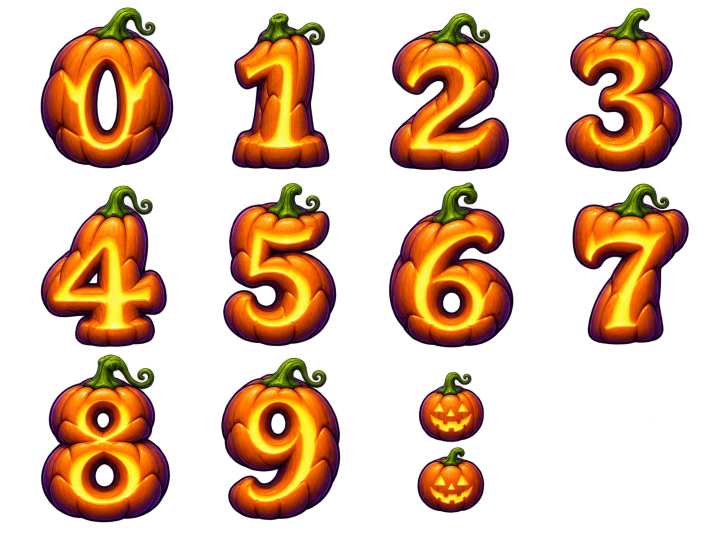
#> input picture Assets/PackSources/Halloween-atlas.png, 1448 x 1086 px (shown at 1/2 size)
$ python build_halloween.py --output out.png
#> lines starting #> are read from the running program, lines starting #| are printed output that depends on the picture; after the words box and inside, x2 and y2 are one past the last pixel; in counts of white or black regions, pixels touching at a corner belong together
from pathlib import Path
from PIL import Image, ImageFilter
import numpy as np
import math, plistlib, zipfile, shutil, json
import argparse
parser=argparse.ArgumentParser(description="Build the Halloween transparent APNG digit pack")
parser.add_argument('--atlas',type=Path,default=Path(__file__).with_name('Halloween-atlas.png'))
parser.add_argument('--output',type=Path,required=True)
parser.add_argument('--install',type=Path,help='Optional NextClock project directory')
args=parser.parse_args()
project=args.install
out=args.output.resolve();out.mkdir(parents=True,exist_ok=True)
source=args.atlas.resolve()
if source != out/'Halloween-atlas.png': shutil.copy2(source,out/'Halloween-atlas.png')
im=Image.open(source).convert('RGBA')
#> im is the input picture: PIL image 1448x1086 RGBA; mean R, G, B, A 60.1, 31, 7.9, 87.9
assert im.getchannel('A').getextrema()[0]==0, 'Expected transparent atlas'
folder=out/'Halloween'
for mode in ['static','animated']:(folder/mode).mkdir(parents=True,exist_ok=True)
animations={}
for index,name in enumerate(list('0123456789')+['colon']):
 col,row=index%4,index//4
 cell=im.crop((round(col*im.width/4),round(row*im.height/3),round((col+1)*im.width/4),round((row+1)*im.height/3)))
 mask=cell.getchannel('A').point(lambda x:255 if x>32 else 0)
 data=np.array(mask)>0
 seen=np.zeros(data.shape,dtype=bool);components=[]
 for yy,xx in zip(*np.where(data)):
  if seen[yy,xx]:continue
  stack=[(int(xx),int(yy))];seen[yy,xx]=True;pts=[]
  while stack:
   x,y=stack.pop();pts.append((x,y))
   for nx,ny in [(x-1,y),(x+1,y),(x,y-1),(x,y+1)]:
    if 0<=nx<data.shape[1] and 0<=ny<data.shape[0] and data[ny,nx] and not seen[ny,nx]:
     seen[ny,nx]=True;stack.append((nx,ny))
  if pts:components.append((len(pts),(min(x for x,y in pts),min(y for x,y in pts),max(x for x,y in pts)+1,max(y for x,y in pts)+1)))
 components.sort(reverse=True)
 boxes=[b for size,b in components[:2 if name=='colon' else 1]];assert boxes,name
 box=(max(0,min(b[0] for b in boxes)-2),max(0,min(b[1] for b in boxes)-2),min(cell.width,max(b[2] for b in boxes)+2),min(cell.height,max(b[3] for b in boxes)+2))
 cell=cell.crop(box)
 w,h=(80,224) if name=='colon' else (176,224)
 cell.thumbnail((64,190) if name=='colon' else (156,202),Image.Resampling.LANCZOS)
 base=Image.new('RGBA',(w,h));base.alpha_composite(cell,((w-cell.width)//2,(h-cell.height)//2))
 base.save(folder/'static'/f'{name}.png')
 pixels=np.array(cell,dtype=np.float32)
 # Animate warm carved areas while preserving dark contours, green stems and alpha.
 warm=np.clip((pixels[:,:,0]-pixels[:,:,2]-45)/140,0,1)*np.clip((pixels[:,:,1]-65)/130,0,1)
 frames=[]
 for frame in range(24):
  t=2*math.pi*frame/24
  glow=.10*math.sin(t)+.035*math.sin(3*t)
  arr=pixels.copy();arr[:,:,:3]*=(1+warm[:,:,None]*glow)
  sprite=Image.fromarray(np.uint8(np.clip(arr,0,255)))
  scale=1+.008*math.sin(t)
  sprite=sprite.resize((round(cell.width*scale),round(cell.height*scale)),Image.Resampling.LANCZOS)
  canvas=Image.new('RGBA',(w,h));canvas.alpha_composite(sprite,((w-sprite.width)//2,(h-sprite.height)//2+round(1.5*math.sin(t))))
  frames.append(canvas)
 frames[0].save(folder/'animated'/f'{name}.png',save_all=True,append_images=frames[1:],duration=100,loop=0,disposal=0,blend=0,optimize=False)
 animations[name]=frames
#> this loop made 11 passes
#> pass 1, `mask=cell.getchannel('A').point(lambda x:255 if x>32 else 0)`:
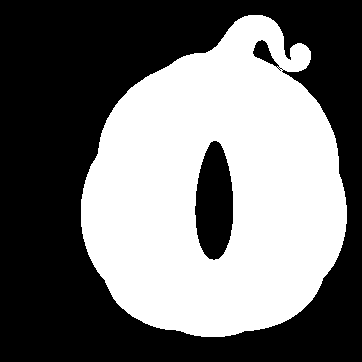
#> mask: PIL image 362x362 L; 45.1% white; 1 white region, box (x1, y1, x2, y2) and area: (81, 15, 347, 337) 59109
#> pass 1, `cell=cell.crop(box)`:
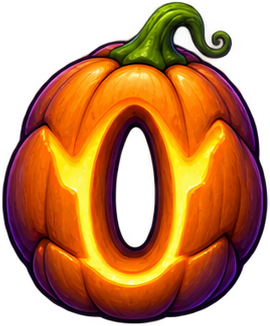
#> cell: PIL image 270x326 RGBA; mean R, G, B, A 112.4, 55.5, 14.6, 167.1; transparent parts drawn white
#> after the loop:
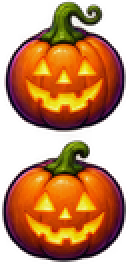
#> arr: shape (132, 64, 4) float32 (shown 2 times larger); mean R, G, B, A 105.9, 51.8, 12.5, 159.6; transparent parts drawn white
#> after the loop:
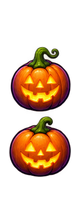
#> base: PIL image 80x224 RGBA; mean R, G, B, A 50.7, 25, 6, 75.3; transparent parts drawn white
#> after the loop:
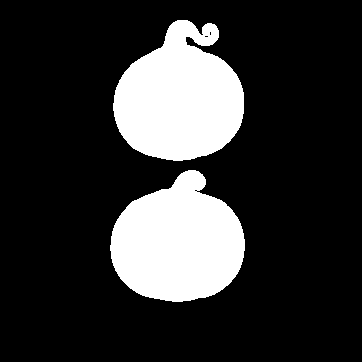
#> seen: shape (362, 362) bool; 19.7% white; 2 white regions, box (x1, y1, x2, y2) and area: (113, 20, 244, 161) 13027, (110, 170, 245, 302) 12746
#> after the loop, animations = 11 items
with open(folder/'Info.plist','wb') as f:plistlib.dump({'Name':'Halloween','Version':'1.0','FormatVersion':1,'Author':'RAtnik00'},f)
preview=[]
for i in range(24):
 canvas=Image.new('RGBA',(900,300),(24,16,33,255));x=65
 for glyph in ['2','3','colon','5','9']:
  canvas.alpha_composite(animations[glyph][i],(x,38));x+=animations[glyph][i].width-6
 preview.append(canvas)
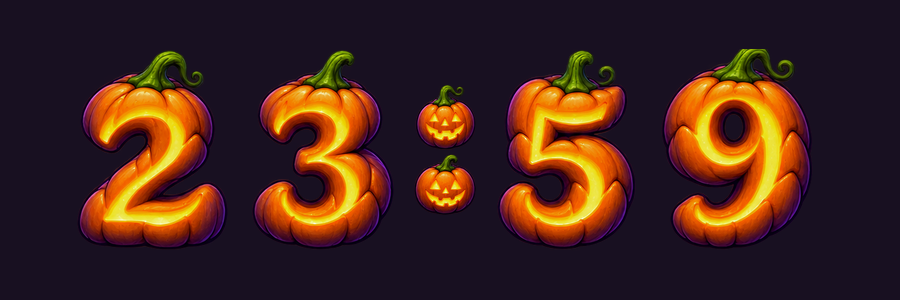
#> canvas: PIL image 900x300 RGBA; mean R, G, B, A 67.3, 37, 28.8, 255
#> after the loop, preview = 24 items
preview[0].save(out/'Halloween-live.png',save_all=True,append_images=preview[1:],duration=100,loop=0,disposal=0,blend=0)
preview[0].save(out/'Halloween-preview.png')
preview[0].convert('RGB').save(out/'Halloween-preview.gif',save_all=True,append_images=[x.convert('RGB') for x in preview[1:]],duration=100,loop=0)
with zipfile.ZipFile(out/'Halloween.nextclock','w',zipfile.ZIP_DEFLATED) as z:
 for p in sorted(folder.rglob('*')):
  if p.is_file():z.write(p,Path('Halloween')/p.relative_to(folder))
for mode in ['static','animated']:
 for name in animations:
  with Image.open(folder/mode/f'{name}.png') as a:
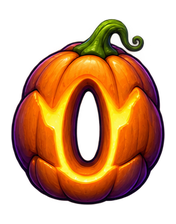
#> a: PIL image 176x224 RGBA; mean R, G, B, A 82.8, 40.9, 10.8, 124.3; transparent parts drawn white
   assert a.mode=='RGBA'
   assert a.getchannel('A').getextrema()[0]==0
   if mode=='animated':
    assert a.n_frames==24
    assert a.info.get('loop')==0
    for f in range(a.n_frames):a.seek(f);assert a.info['duration']==100
assert all(any(not np.array_equal(np.array(frames[0]),np.array(f)) for f in frames[1:]) for frames in animations.values())
if project:
 shutil.copytree(folder,project/'layout/Library/Application Support/NextClock/Packs/Halloween',dirs_exist_ok=True)
(out/'generation-prompt.txt').write_text('Built-in image_gen; transparent 4x3 atlas; chunky orange carved pumpkin numerals 0–9, two jack-o-lantern colon, green stems, dark plum contours, golden glowing grooves; hand-painted cartoon 2.5D game sprites; no background or labels.\nAnimation: 24 seamless 100 ms frames, warm-light flicker and gentle bob, alpha preserved.\n')
print('Validated 11 static sprites + 11 looping APNGs (24 frames each), alpha preserved.')
print('Import archive:',out/'Halloween.nextclock')
